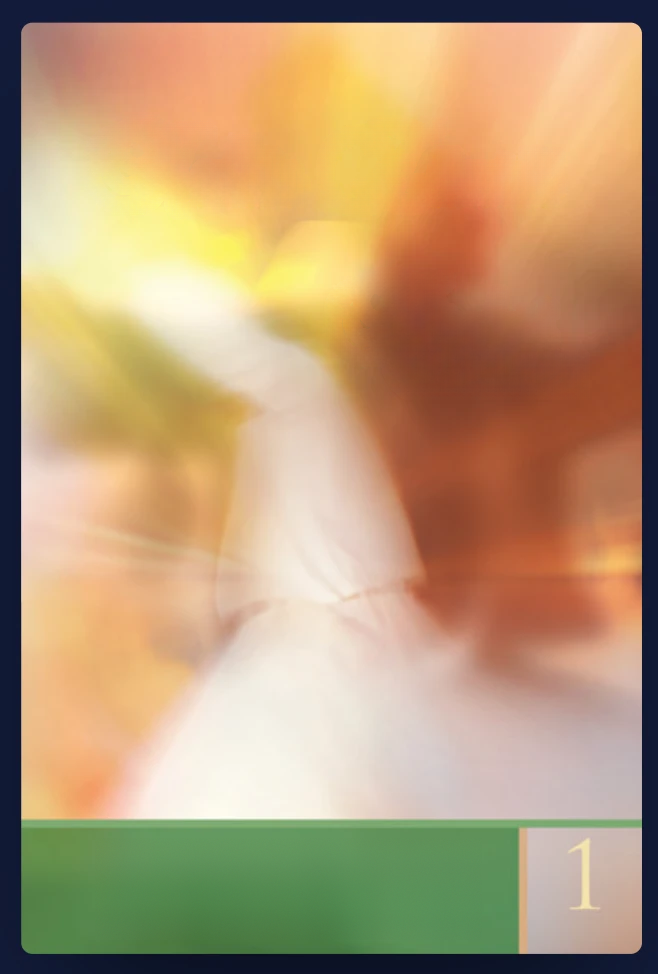
#> input picture covers/kalbin/kalbin-notitle-source-noauthor.png, 658 x 974 px
$ python make_khmer.py kalbin-notitle-source-noauthor.png
#> lines starting #> are read from the running program, lines starting #| are printed output that depends on the picture; after the words box and inside, x2 and y2 are one past the last pixel; in counts of white or black regions, pixels touching at a corner belong together
#> in build, im is the input picture: PIL image 658x974 RGB; mean R, G, B 184.1, 154.8, 118.4
"""Khmer edition of the "Kalbin Zümrüt Tepeleri 1" cover on the original artwork (title removed by erase_title.py).

    python3 make_khmer.py [--hd] [--font Battambang] 1
Uses the no-author artwork (../erase_author.py). Writes khmer-N.png (622x932) or khmer-N-hd.png (2488x3728).
"""
import sys
from pathlib import Path

import cv2
import numpy as np
from PIL import Image, ImageChops, ImageDraw, ImageFilter, ImageFont

HERE = Path(__file__).parent
FONTS = HERE.parent / "fonts"
SOURCE = HERE / "kalbin-notitle-source-noauthor.png"
SOURCE_HD = HERE / "kalbin-notitle-source-4x-noauthor.png"

COVER = (21, 22, 643, 954)            # cover inside the app frame (source px)
CORNER = 10

# ភ្នំមរកតនៃដួងចិត្ត — "Emerald Hills of the Heart": the title the Khmer translation itself uses
# («ភ្នំមរកតនៃដួងចិត្ត»). Black script, two lines stepped like the original.
TITLE = [
    # text, max width, ink height, center x, center y, unused
    ("ភ្នំមរកត", 440, 120, 300, 170, 1.0),
    ("នៃដួងចិត្ត", 330, 105, 450, 320, 1.0),
]
INK = (22, 16, 14)
SHADOW = (120, 80, 50)

# volume box (light box, cream digit)
PATCH = (545, 832, 625, 918)
DIGIT_CENTER_X, DIGIT_BOTTOM, DIGIT_HEIGHT = 583, 908, 70
DIGIT_COLOR = (244, 228, 179)


def scaled(v, k):
    return tuple(int(round(c * k)) for c in v) if isinstance(v, tuple) else int(round(v * k))


def fit(font_path, text, max_w, ink_h, lang="km", features=None):
    size = 8
    while True:
        f = ImageFont.truetype(str(font_path), size + 1, layout_engine=ImageFont.Layout.RAQM)
        l, t, r, b = f.getbbox(text, language=lang, features=features)
        if r - l > max_w or b - t > ink_h:
            return ImageFont.truetype(str(font_path), size, layout_engine=ImageFont.Layout.RAQM)
        size += 1


def draw_title(im, k, font_path):
#> called with k = 1
    for text, max_w, ink_h, cx, cy, _ in TITLE:
        font = fit(font_path, text, max_w * k, ink_h * k)
        l, t, r, b = font.getbbox(text, language="km")
        pad = int(30 * k)
        w, h = r - l + 2 * pad, b - t + 2 * pad
        glyphs = Image.new("L", (w, h), 0)
        ImageDraw.Draw(glyphs).text((-l + pad, -t + pad), text, font=font, fill=255, language="km")
        # soft drop shadow like the original calligraphy
        shadow = ImageChops.offset(glyphs.filter(ImageFilter.GaussianBlur(5 * k)), round(5 * k), round(6 * k))
        x, y = int(cx * k - w / 2), int(cy * k - h / 2)
        im.paste(SHADOW, (x, y), shadow.point(lambda v: int(v * 0.6)))
        im.paste(INK, (x, y), glyphs)
#> this loop made 2 passes
#> pass 1, in draw_title, `shadow = ImageChops.offset(glyphs.filter(ImageFilter.GaussianBlur(5 * ..`:
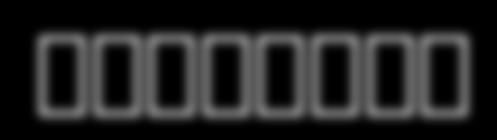
#> shadow: PIL image 497x140 L; min 0, max 115, mean 34.2
#> after the loop:
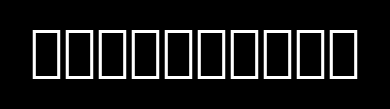
#> glyphs: PIL image 390x109 L; min 0, max 255, mean 25.8


def clean_box(im, k):
#> called with k = 1
    x0, y0, x1, y1 = scaled(PATCH, k)
    arr = np.asarray(im).copy()
    region = arr[y0:y1, x0:x1]
    r, bl = region[..., 0].astype(int), region[..., 2].astype(int)
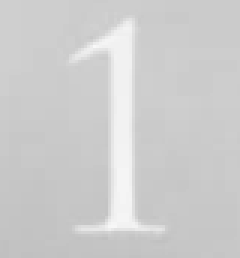
#> r: shape (86, 80) int64 (shown 3 times larger); min 192, max 248, mean 205.1
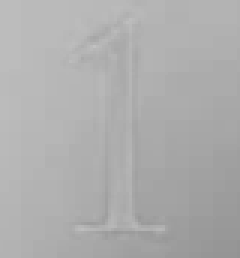
#> bl: shape (86, 80) int64 (shown 3 times larger); min 147, max 193, mean 173.6
    digit = ((r > 222) & (r - bl > 35)).astype(np.uint8) * 255      # cream digit on the light box
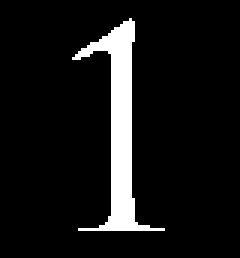
#> digit: shape (86, 80) (shown 3 times larger); 8.5% white; 1 white region, box (x1, y1, x2, y2) and area: (24, 6, 55, 77) 583
    grow = 2 * scaled(4, k) + 1
    mask = cv2.dilate(digit, np.ones((grow, grow), np.uint8))
#> mask: shape (86, 80); 23% white; 1 white region, box (x1, y1, x2, y2) and area: (20, 2, 59, 81) 1579
    arr[y0:y1, x0:x1] = cv2.inpaint(region, mask, scaled(6, k), cv2.INPAINT_TELEA)
#> arr: shape (974, 658, 3); mean R, G, B 179, 151, 116.3
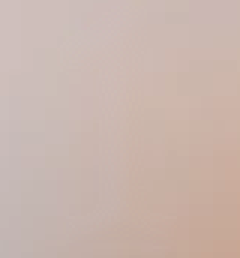
#> region: shape (86, 80, 3) (shown 3 times larger); mean R, G, B 201.6, 181.8, 173.9
    return Image.fromarray(arr)


def draw_number(im, number, k):
#> called with number = 'kalbin-notitle-source-noauthor.png', k = 1
    font = fit(FONTS / "CormorantGaramond-Medium.ttf", number, 400 * k, DIGIT_HEIGHT * k, None, ["lnum"])
    l, t, r, b = font.getbbox(number, features=["lnum"])
    ImageDraw.Draw(im).text((DIGIT_CENTER_X * k - (l + r) / 2, DIGIT_BOTTOM * k - b), number, font=font,
                            fill=DIGIT_COLOR, features=["lnum"])


def rounded(im, k):
#> called with k = 1
    mask = Image.new("L", im.size, 0)
#> mask: PIL image 622x932 L; every value is 0
    ImageDraw.Draw(mask).rounded_rectangle((0, 0, im.width - 1, im.height - 1), CORNER * k, fill=255)
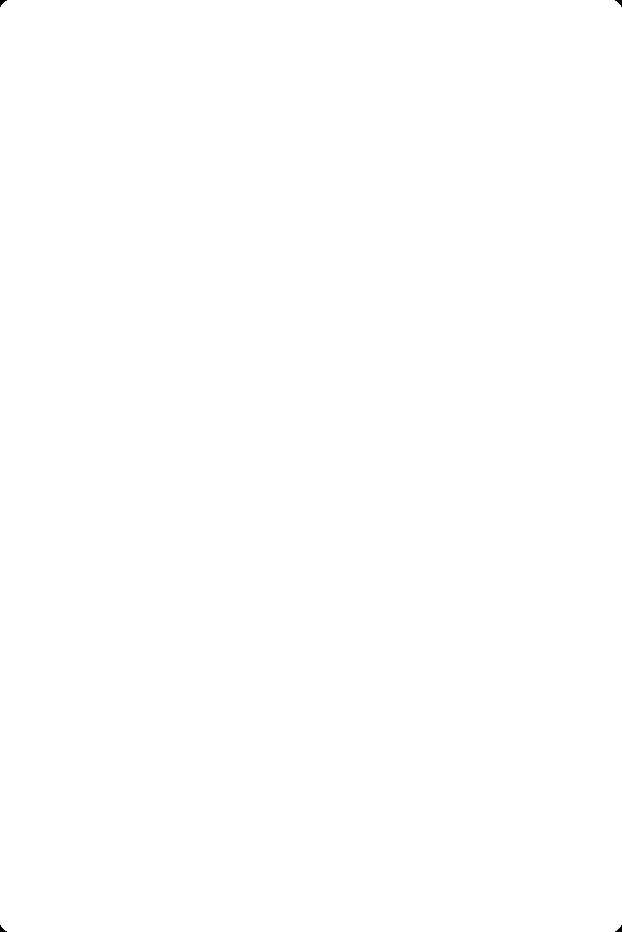
#> mask: PIL image 622x932 L; 100% white; 4 black regions, box (x1, y1, x2, y2) and area: (0, 0, 7, 7) 23, (615, 0, 622, 7) 23, (0, 925, 7, 932) 23, (615, 925, 622, 932) 23
    out = im.convert("RGBA")
    out.putalpha(mask)
    return out


def build(volume, hd=False, font="Battambang", round_corners=True):
    k = 4 if hd else 1
    im = Image.open(SOURCE_HD if hd else SOURCE).convert("RGB")
    draw_title(im, k, FONTS / f"{font}.ttf")
    # always redraw the number: the HD upscale left streaks around the original "1"
    im = clean_box(im, k)
    draw_number(im, volume, k)
    im = im.crop(scaled(COVER, k))
    return rounded(im, k) if round_corners else im


if __name__ == "__main__":
    args = sys.argv[1:]
    hd = "--hd" in args
    font = "Battambang"
    if "--font" in args:
        font = args[args.index("--font") + 1]
        args = [a for a in args if a not in ("--font", font)]
    for v in [a for a in args if a != "--hd"] or ["1"]:
        out = HERE / f"khmer-{v}{'-hd' if hd else ''}.png"
        build(v, hd, font).save(out)
        print("wrote", out.name)

$ run again, with covers/kalbin/khmer-4.png copied over covers/kalbin/kalbin-notitle-source-noauthor.png
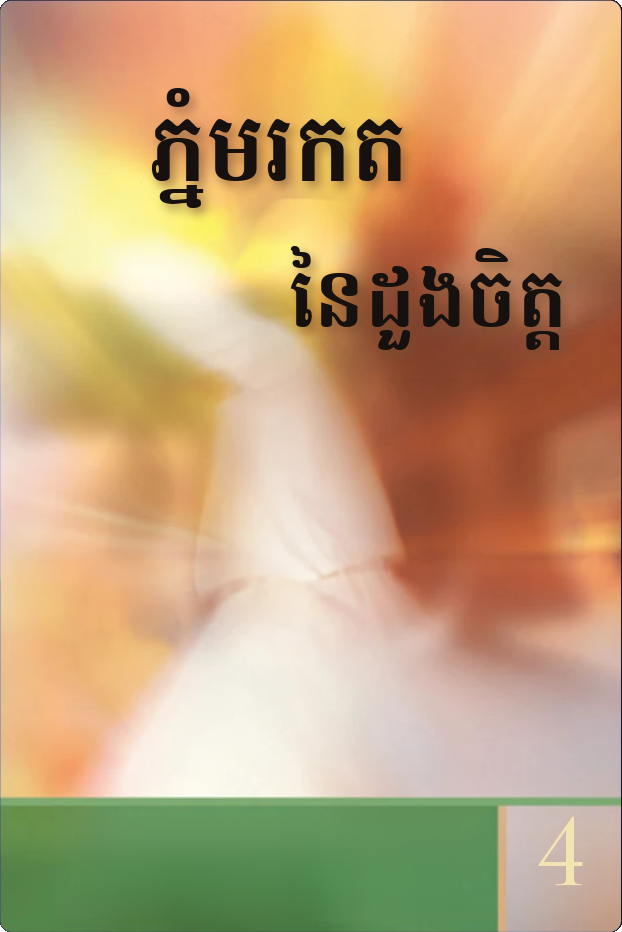
#> input picture covers/kalbin/khmer-4.png, 622 x 932 px
#> in clean_box, `digit = ((r > 222) & (r - bl > 35)).astype(np.uint8) * 255`:
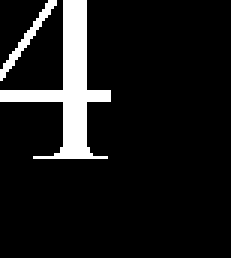
#> digit: shape (86, 77) (shown 3 times larger); 9.8% white; 2 white regions, box (x1, y1, x2, y2) and area: (0, 0, 37, 53) 566, (0, 0, 19, 27) 83
#> arr: shape (932, 622, 3); mean R, G, B 191.8, 161.3, 121.7
#> in build, `im = im.crop(scaled(COVER, k))`:
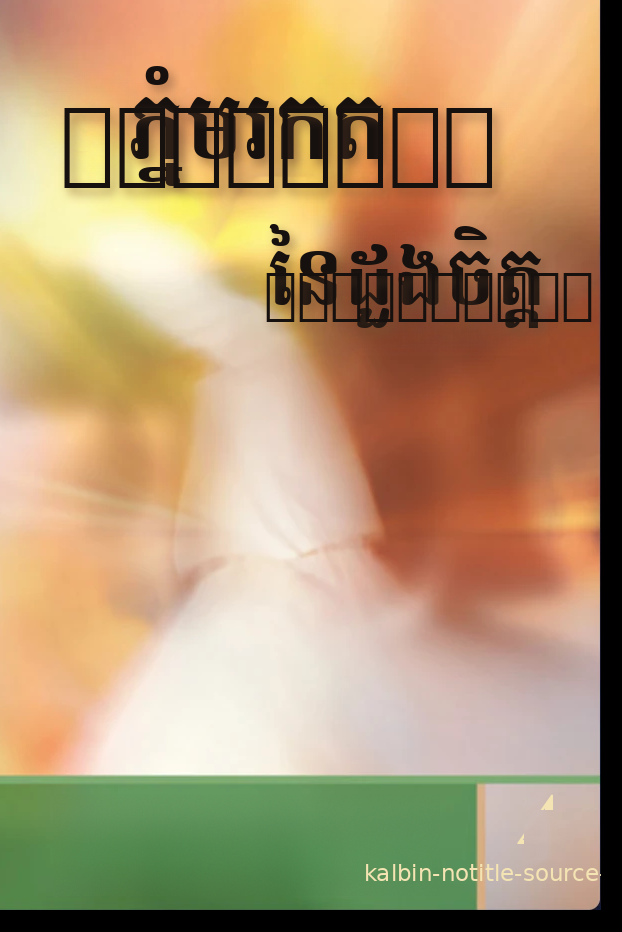
#> im: PIL image 622x932 RGB; mean R, G, B 179.8, 151.1, 113.7
